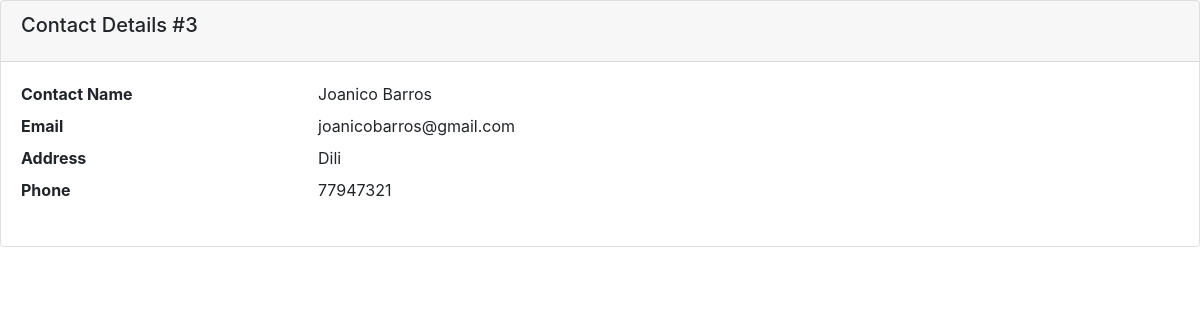
Page /contact/3 on the committed database.
### application_form/models.py (models this page shows, shortened)
class Contact(models.Model):
    name = models.CharField(max_length=100)
    email = models.EmailField()
    address = models.CharField(max_length=100)
    phone = models.CharField(max_length=50)

### application_form/views.py (the view)
# urls.py: path('contact/<int:pk>', views.ContactDetail.as_view(), name='contact_detail'),
class ContactDetail(DetailView):
    model = Contact

### application_form/templates/application_form/contact_detail.html
{% extends 'base.html' %}
{% block content %}
<div class="card">
    <div class="card-header">
        <h5 class="card-title">Contact Details #{{contact.id}}</h5>
    </div>
    <div class="card-body">
    <dl class="row">
      <dt class="col-sm-3">Contact Name</dt>
      <dd class="col-sm-9">{{ object.name }}</dd>
      <dt class="col-sm-3">Email</dt>
      <dd class="col-sm-9">{{ object.email }}</dd>
      <dt class="col-sm-3">Address</dt>
      <dd class="col-sm-9">{{ object.address }}</dd>
      <dt class="col-sm-3">Phone</dt>
      <dd class="col-sm-9">{{ object.phone }}</dd>
    </dl>
    </div>
</div>
{% endblock %}

### rows in the picture
Contact: id "3", name "Joanico Barros", email "joanicobarros@gmail.com", address "Dili", phone "77947321"
